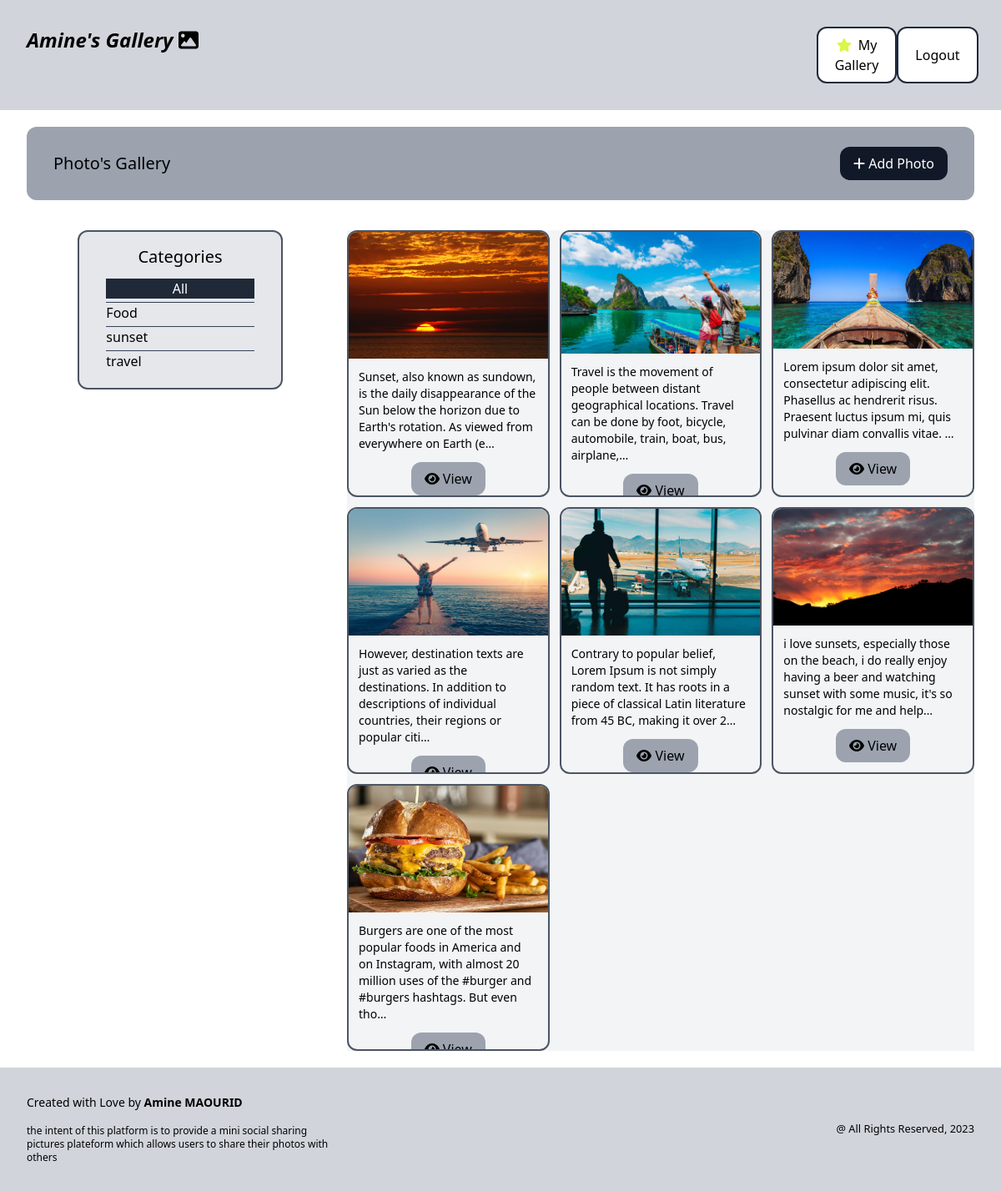
The app's page /gallery/ (signed in), older data.
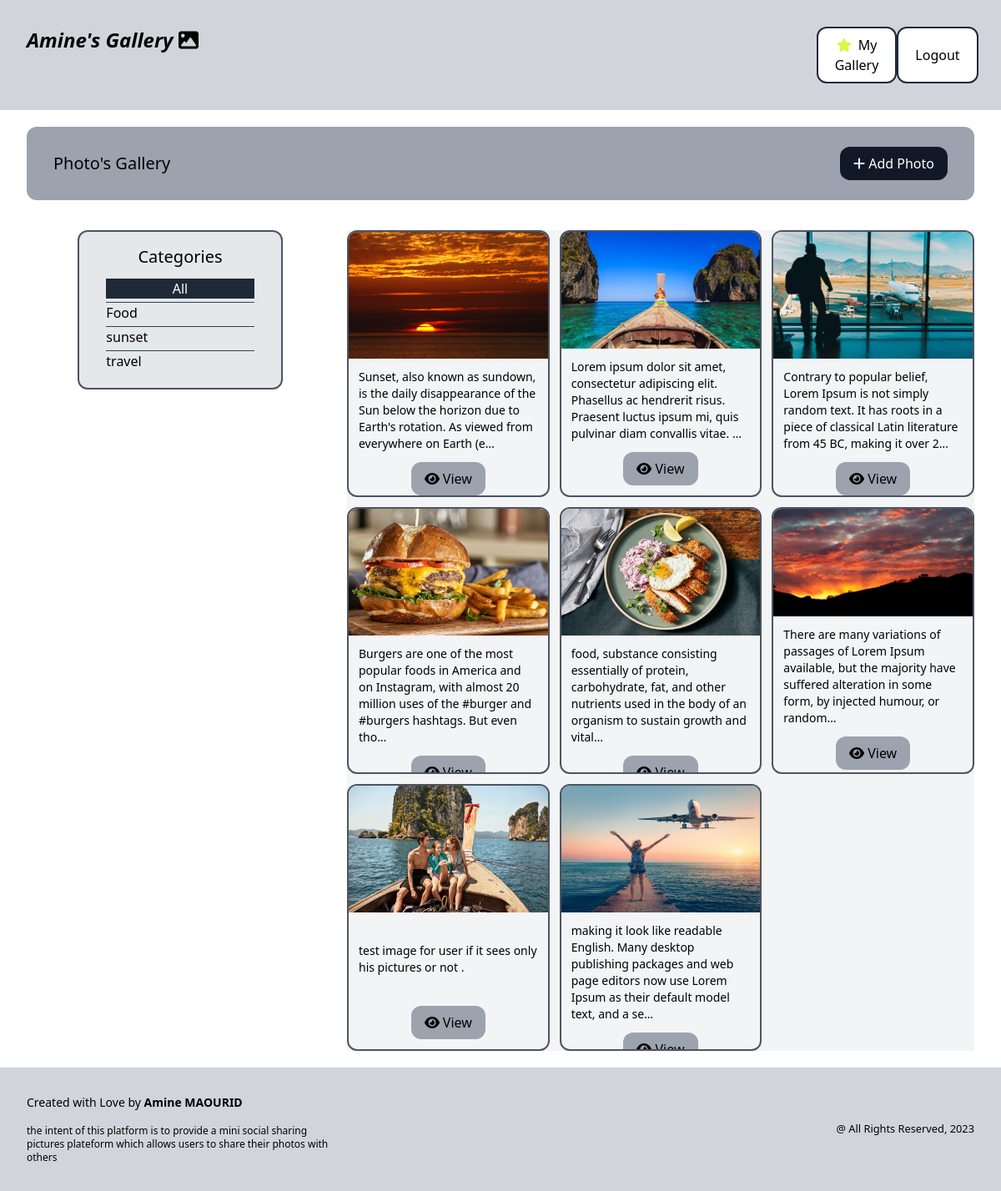
The same page, newer data.
### photoshare/models.py (models this page shows, shortened)
class Category(models.Model) :
    class Meta :
        verbose_name_plural = 'categories'
        ordering = ('name',)
    name = models.CharField(max_length=70, null=False, blank=False)

class Photo(models.Model) :
    description = models.TextField(max_length=500, null=False, blank=False)
    category = models.ForeignKey(Category, related_name="photos", on_delete=models.SET_NULL, null=True)
    image = models.ImageField(null=False, blank=False)
    created_at = models.DateTimeField(auto_now_add=True)
    created_by = models.ForeignKey(User, related_name="photos", on_delete=models.CASCADE)

### photoshare/views.py (the view)
# urls.py: path('',views.gellery, name='gallery'),
@login_required
def gellery(request) :
    categories = Category.objects.all()
    photos = Photo.objects.all()
    if request.GET.get('category') != '' and request.GET.get('category') is not None :
        selected_category = Category.objects.filter(name= request.GET.get('category'))[0]
        photos = photos.filter(category = selected_category)
        context = {'categories' : categories, 'photos' : photos, 'category' : selected_category }
        return render(request, 'photoshare/gallery.html', context)
    context = {'categories' : categories, 'photos' : photos}
    return render(request, 'photoshare/gallery.html', context)

### photoshare/templates/photoshare/gallery.html (shortened to what this page needs)
{% extends 'photoshare/base.html' %}
{% block content %}
<div class="grid grid-cols-3 gap-4 h-full">
    <div class="flex justify-between py-6 px-8 bg-gray-400 rounded-xl mb-5 items-center col-span-3">
        <h3 class="text-xl">Photo's Gallery</h3>
        <button class="py-2 px-4 bg-gray-900 text-white hover:bg-gray-700 rounded-xl">
            <a href="{% url 'new' %}" class="flex items-center">
                <i class="fa-solid fa-plus mr-1"></i>Add Photo
            </a>
        </button>
    </div>
    <div class="flex justify-center h-fit">
        <div class="bg-gray-200 w-2/3 py-4 px-8 flex flex-col items-center border-2 border-gray-600 rounded-xl">
            <h3 class="text-xl mb-2 bold">Categories</h3>
            <ul class="list-none self-start divide-y divide-slate-700 w-full">
                <li class="my-1 hover:text-lg {% if not category %} bg-gray-800 text-white text-center {% endif %}">
                    <a href="{% url 'gallery' %}">All</a>
                </li>
                {% for categorie in categories %}
                <li class="my-1 hover:text-lg {% if categorie.id == category.id %} bg-gray-800 my-2 text-white text-center {% endif %}">
                    <a href="{% url 'gallery' %}?category={{categorie.name}}">{{ categorie.name }}</a>
                </li>
                {% endfor %}
            </ul>
        </div>
    </div>
    <div class="bg-gray-100 col-span-2 grid grid-cols-3 gap-3">
        {% for photo in photos %}
        <div class="flex flex-col overflow-clip justify-between border-2 border-gray-600 h-80 rounded-xl pb-3">
            <img class="h-1/2" src="{{ photo.image.url }}" alt="{{ photo.description }}">
            <p class="text-sm my-3 px-3">
                {% if photo.description|length > 150 %}
                {{ photo.description|truncatechars:150 }}
                {% else %}
                {{ photo.description }}
                {% endif %}
            </p>
            <button class="bg-gray-400 py-2 px-4 self-center rounded-xl hover:bg-gray-600 hover:text-white">
                <a href="{% url 'detail_photo' photo.id %}" class="flex items-center">
                    <i class="fa-solid fa-eye mr-1"></i>View
                </a>
            </button>
        </div>
        {% empty %}
        <div class="rounded-xl flex col-span-3 items-center justify-center">
            <h3 class="text-2xl self-center">No photos found
                {% if category %} for category {{ category.name }}{% endif %}
            </h3>
        </div>
        {% endfor %}
    </div>
</div>
{% endblock %}

### photoshare/templates/photoshare/base.html (shortened to what this page needs)
{% load static %}
<!DOCTYPE html>
<html lamg="en">
    <head>
        <script src="https://cdn.tailwindcss.com"></script>
        <link href="{% static 'fontawesomefree/css/all.min.css' %}" rel="stylesheet" type="text/css">
    </head>
    <body class="flex flex-col justify-between h-full">
        <header class="flex justify-between p-8 bg-gray-300">
            <h3 class="text-2xl italic font-bold">
                <a href="{% url 'gallery' %}">Amine's Gallery <i class="fa-solid fa-image" style="color: #000000;"></i></a>
            </h3>
            {% if request.user.is_authenticated %}
            <div class="flex w-1/6 justify-between">
                <button class="border-2 bg-white border-slate-800 rounded-xl py-2 px-5 hover:bg-gray-900 hover:text-white">
                    <a href="{% url 'mygallery' %}">
                        {% if request.user.is_superuser %}
                        <i class="fa-solid fa-star mr-1" style="color: #daf745;"></i>
                        {% endif %}
                        My Gallery
                    </a>
                </button>
                <button class="border-2 bg-white border-slate-800 rounded-xl py-2 px-5 hover:bg-gray-900 hover:text-white">
                    <a href="{% url 'logout' %}">Logout</a>
                </button>
            </div>
            {% else %}
                <button class="border-2 bg-white border-slate-800 rounded-xl py-2 px-5 hover:bg-gray-900 hover:text-white">
                    <a href="{% url 'login' %}">Login</a>
                </button>
            {% endif %}
        </header>
        <div class="py-5 px-8 h-full">
            {% block content %}
            {% endblock %}
        </div>
        <footer class="flex items-center justify-between p-8 bg-gray-300">
            <div class="flex flex-col w-1/3">
                <p class="text-sm mb-4">Created with Love by <strong>Amine MAOURID</strong></p>
                <p class="text-xs">the intent of this platform is to provide
                    a mini social sharing pictures plateform
                    which allows users to share their photos
                    with others</p>
            </div>
            <small>@ All Rights Reserved, 2023</small>
        </footer>
    </body>
</html>

Row changes from the older to the newer data that the page shows:
removed Photo: image (picture), description "Travel is the movement of people between distant geographical locations. Travel can be done by foot, bicycle, automobile, train, boat, bus, airplane,…"
removed Photo: image (picture), description "However, destination texts are just as varied as the destinations. In addition to descriptions of individual countries, their regions or popular citi…"
removed Photo: image (picture), description "i love sunsets, especially those on the beach, i do really enjoy having a beer and watching sunset with some music, it's so nostalgic for me and help…"
added Photo: image (picture), description "food, substance consisting essentially of protein, carbohydrate, fat, and other nutrients used in the body of an organism to sustain growth and vital…"
added Photo: image (picture), description "There are many variations of passages of Lorem Ipsum available, but the majority have suffered alteration in some form, by injected humour, or random…"
added Photo: image (picture), description "test image for user if it sees only his pictures or not ."
added Photo: image (picture), description "making it look like readable English. Many desktop publishing packages and web page editors now use Lorem Ipsum as their default model text, and a se…"
